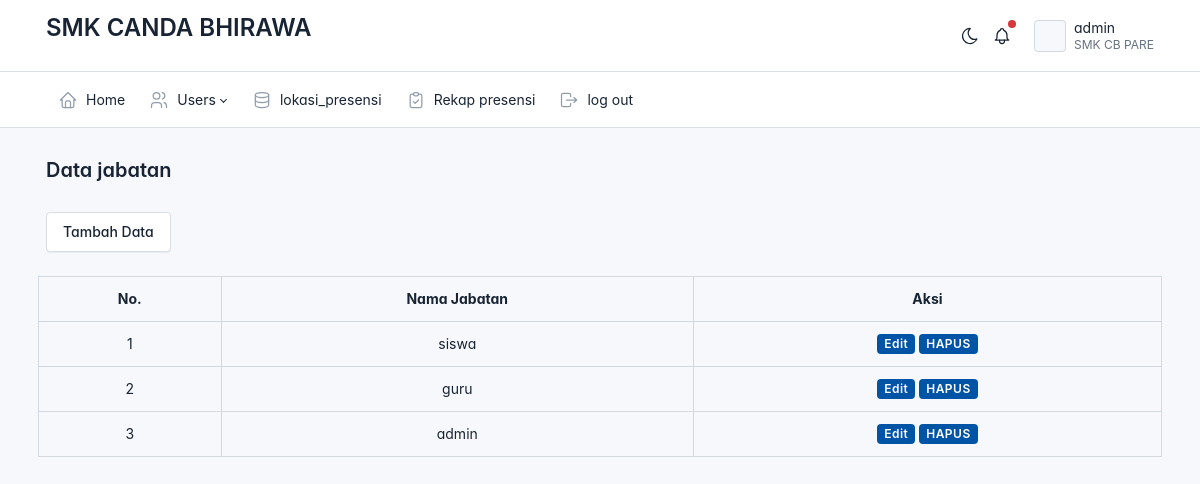
The page /admin/data_jabatan/jabatan.php (signed in) on the database its author committed.
### tables this page shows
CREATE TABLE `jabatan` (
  `id` int(11) NOT NULL,
  `jabatan` varchar(225) NOT NULL
);

### config.php (called while the page is built, shortened)
<?php
function base_url($url = null)
{
    $base_url = 'http://127.0.0.1/absen';
    if ($url != null) {
        return $base_url . '/' . $url;
    } else {
        return $base_url;
    }
}
?>

### admin/data_jabatan/jabatan.php (the view, shortened to what this page needs)
<?php
include('../layout/header.php');
require_once('../../config.php');
$result = mysqli_query($conection, "SELECT * FROM jabatan ORDER BY id DESC");
?>
               <div class="page-header d-print-none">
                    <div class="container-xl">
                      <div class="row g-2 align-items-center">
                        <div class="col">
                          <h2 class="page-title">
                            Data jabatan
                          </h2>
                        </div>
            </div>
          </div>
        </div>
        <div class="page-body">
          <div class="container-xl">
            <a href="<?= base_url('admin/data_jabatan/tambah.php')?>" class="btn btn_primary">Tambah Data</a>
            <div class="row row-deck row-cards mt-2">
            <table class='table table-bordered'>
              <tr class="text-center">
                <th>No.</th>
                <th>Nama Jabatan</th>
                <th>Aksi</th>
              </tr>
              <?php if(mysqli_num_rows ($result)) : ?>
              <?php
                $no = 1;
                while ($jabatan = mysqli_fetch_array($result)) : ?>
                    <tr class="text-center">
                        <td><?= $no++ ?></td>
                        <td><?= $jabatan['jabatan'] ?></td>
                        <td>
                        <a href="<?= base_url('admin/data_jabatan/edit.php?id=' . $jabatan['id']) ?>" class= "badge bg-primary">Edit</a>
                        <a href="<?= base_url('admin/data_jabatan/hapus.php?id=' . $jabatan['id']) ?>" class= "badge bg-primary">HAPUS</a>
                        </td>
                    </tr>
                <?php endwhile;  ?>
               <?php endif; ?>
            </table>
            </div>
          </div>
        </div>
        <?php include('../layout/foother.php'); ?>

### admin/layout/header.php (style rules this page uses)
:root { --tblr-font-sans-serif: 'Inter Var', -apple-system, BlinkMacSystemFont, San Francisco, Segoe UI, Roboto, Helvetica Neue, sans-serif; }
body { font-feature-settings: "cv03", "cv04", "cv11"; }

### rows shown on the page
jabatan: jabatan "siswa"
jabatan: jabatan "guru"
jabatan: jabatan "admin"
